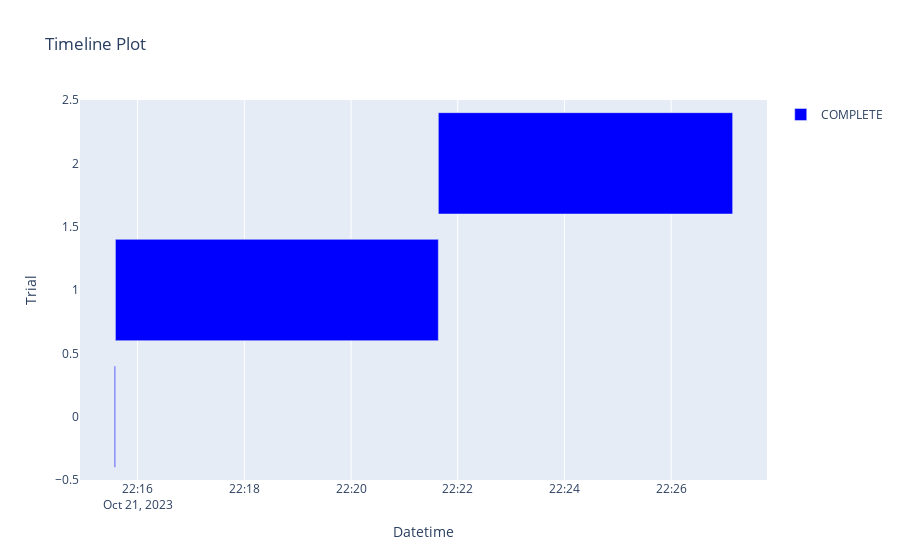

Notebook cell for this chart:
### Code cell
ov.plot_timeline(study)

### Figure 1 — Plotly figure (JSON) as saved in the notebook; plotly's stock layout.template omitted (floating-point values rounded to 4 significant figures)
{"data": [{"base": ["2023-10-21T22:15:33.852983", "2023-10-21T22:15:35.056943", "2023-10-21T22:21:38.210969"], "hovertemplate": "%{text}<extra>COMPLETE</extra>", "marker": {"color": "blue"}, "name": "COMPLETE", "orientation": "h", "text": ["{<br>  \"number\": 0,<br>  \"values\": [<br>    11926.49411481096<br>  ],<br>  \"params\": {<br>    \"n_estimators\": 199,<br>    \"max_depth\": 8,<br>    \"learning_rate\": 0.0023195273357063013,<br>    \"subsample\": 0.72246738371336,<br>    \"colsample_bytree\": 0.9188697918335424,<br>    \"booster\": \"gblinear\",<br>    \"lambda\": 4.185675776166643e-08,<br>    \"alpha\": 0.00026792218120358385,<br>    \"scale_pos_weight\": 2.1777106365586555e-06,<br>    \"max_delta_step\": 0.2204688584740738,<br>    \"min_split_loss\": 8.47322077472643e-08,<br>    \"max_bin\": 217,<br>    \"max_leaves\": 30,<br>    \"tweedie_variance_power\": 1.967490784461485,<br>    \"monotone_constraints\": \"(-1,1,1,0,0)\"<br>  }<br>}", "{<br>  \"number\": 1,<br>  \"values\": [<br>    47596.759319443845<br>  ],<br>  \"params\": {<br>    \"n_estimators\": 720,<br>    \"max_depth\": 6,<br>    \"learning_rate\": 0.002208942528469474,<br>    \"subsample\": 0.8287209508104145,<br>    \"colsample_bytree\": 0.7777958396527227,<br>    \"booster\": \"dart\",<br>    \"lambda\": 0.0018154385123012686,<br>    \"alpha\": 1.0323940390717584e-08,<br>    \"scale_pos_weight\": 0.00020361457470677253,<br>    \"max_delta_step\": 2.2004605437551036e-08,<br>    \"min_split_loss\": 2.4644570790186153e-07,<br>    \"max_bin\": 83,<br>    \"max_leaves\": 28,<br>    \"tweedie_variance_power\": 1.277905528816841,<br>    \"monotone_constraints\": null,<br>    \"min_child_weight\": 3,<br>    \"eta\": 7.45816995408875e-05,<br>    \"gamma\": 1.2825538772023975e-08,<br>    \"grow_policy\": \"lossguide\",<br>    \"sample_type\": \"weighted\",<br>    \"normalize_type\": \"tree\",<br>    \"rate_drop\": 0.00024945125945991057,<br>    \"skip_drop\": 0.0010804702376270817<br>  }<br>}", "{<br>  \"number\": 2,<br>  \"values\": [<br>    47596.58138579588<br>  ],<br>  \"params\": {<br>    \"n_estimators\": 647,<br>    \"max_depth\": 6,<br>    \"learning_rate\": 0.04312506492427895,<br>    \"subsample\": 0.8405352267801516,<br>    \"colsample_bytree\": 0.8174817690571672,<br>    \"booster\": \"dart\",<br>    \"lambda\": 2.527108181179216e-05,<br>    \"alpha\": 1.2381467296163937e-08,<br>    \"scale_pos_weight\": 6.3921536982429705,<br>    \"max_delta_step\": 1.883327793826738e-05,<br>    \"min_split_loss\": 2.1288940012454806e-08,<br>    \"max_bin\": 137,<br>    \"max_leaves\": 7,<br>    \"tweedie_variance_power\": 1.5348710034607382,<br>    \"monotone_constraints\": null,<br>    \"min_child_weight\": 5,<br>    \"eta\": 7.333915986547778e-08,<br>    \"gamma\": 0.8390020896882261,<br>    \"grow_policy\": \"depthwise\",<br>    \"sample_type\": \"uniform\",<br>    \"normalize_type\": \"forest\",<br>    \"rate_drop\": 0.0013916997640782975,<br>    \"skip_drop\": 9.223711449752163e-06<br>  }<br>}"], "textposition": "none", "type": "bar", "x": [1203.0, 363200.0, 331000.0], "y": [0, 1, 2]}], "layout": {"showlegend": true, "title": {"text": "Timeline Plot"}, "xaxis": {"title": {"text": "Datetime"}, "type": "date"}, "yaxis": {"title": {"text": "Trial"}}}}
